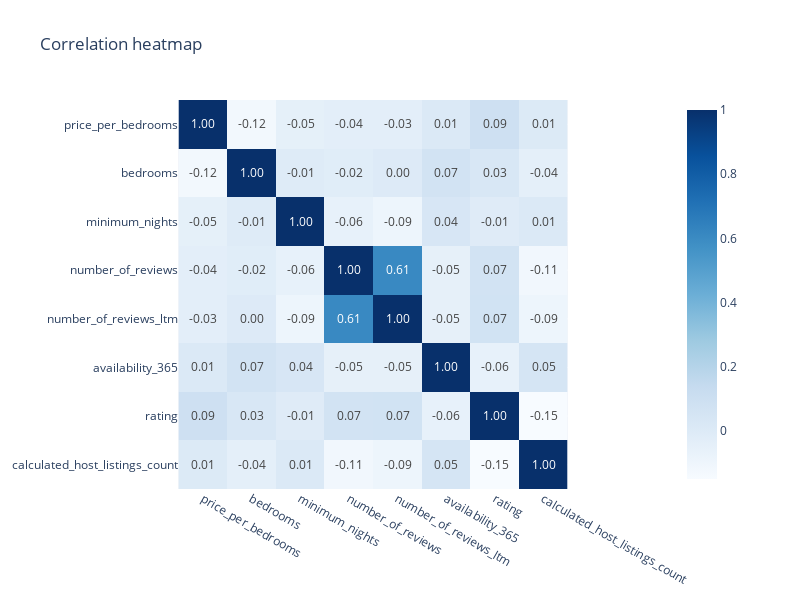

The cell this chart's notebook holds for it:
### Markdown cell above
#### Searching for any correlation between numerical values

### Code cell
cols = ['price_per_bedrooms', 'bedrooms','minimum_nights','number_of_reviews','number_of_reviews_ltm','availability_365','rating','calculated_host_listings_count', ]

corr = df[cols].corr()

figure = px.imshow(
    corr, 
    color_continuous_scale = 'Blues', 
    text_auto= '.2f',
    title = 'Correlation heatmap'
)

figure.update_layout(height = 600, width = 800)
figure.show()
print('There seems to be no correlation whatsoever')

### Figure 1 — Plotly figure (JSON) as saved in the notebook; plotly's stock layout.template omitted (floating-point values rounded to 4 significant figures)
{"data": [{"coloraxis": "coloraxis", "hovertemplate": "x: %{x}<br>y: %{y}<br>color: %{z}<extra></extra>", "name": "0", "texttemplate": "%{z:.2f}", "type": "heatmap", "x": ["price_per_bedrooms", "bedrooms", "minimum_nights", "number_of_reviews", "number_of_reviews_ltm", "availability_365", "rating", "calculated_host_listings_count"], "xaxis": "x", "y": ["price_per_bedrooms", "bedrooms", "minimum_nights", "number_of_reviews", "number_of_reviews_ltm", "availability_365", "rating", "calculated_host_listings_count"], "yaxis": "y", "z": [[1, -0.1193, -0.04821, -0.0355, -0.03347, 0.01329, 0.09003, 0.006019], [-0.1193, 1, -0.008276, -0.02001, -0.0007989, 0.06589, 0.03272, -0.04015], [-0.04821, -0.008276, 1, -0.05905, -0.09261, 0.03547, -0.009864, 0.01499], [-0.0355, -0.02001, -0.05905, 1, 0.6063, -0.04966, 0.06695, -0.115], [-0.03347, -0.0007989, -0.09261, 0.6063, 1, -0.04879, 0.07012, -0.09206], [0.01329, 0.06589, 0.03547, -0.04966, -0.04879, 1, -0.05534, 0.04683], [0.09003, 0.03272, -0.009864, 0.06695, 0.07012, -0.05534, 1, -0.1493], [0.006019, -0.04015, 0.01499, -0.115, -0.09206, 0.04683, -0.1493, 1]]}], "layout": {"coloraxis": {"colorscale": [[0, "rgb(247,251,255)"], [0.125, "rgb(222,235,247)"], [0.25, "rgb(198,219,239)"], [0.375, "rgb(158,202,225)"], [0.5, "rgb(107,174,214)"], [0.625, "rgb(66,146,198)"], [0.75, "rgb(33,113,181)"], [0.875, "rgb(8,81,156)"], [1, "rgb(8,48,107)"]]}, "height": 600, "title": {"text": "Correlation heatmap"}, "width": 800, "xaxis": {"anchor": "y", "constrain": "domain", "domain": [0, 1], "scaleanchor": "y"}, "yaxis": {"anchor": "x", "autorange": "reversed", "constrain": "domain", "domain": [0, 1]}}}
